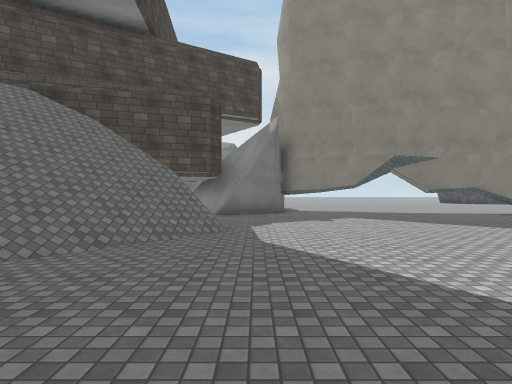
View 1 (above)

24 first-person views from a walk through a Unity game level. The camera is 1.5 m above the floor, looks level and sees 75° across. The floor is counted in squares, 2 m on a side. Each view is taken from the middle of a square. On the plan, view 1 faces up. The plan holds only what a view shows up to about 11 squares ahead; the rest is blank. The place goes on beyond the plan. The player is left out. Some animated figures are not drawn. Surface patterns are stand-ins for the level's own textures.

View 2
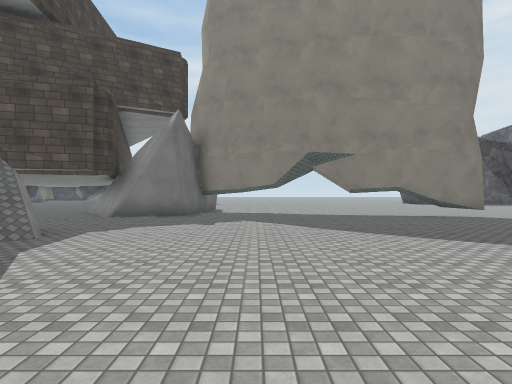

View 3
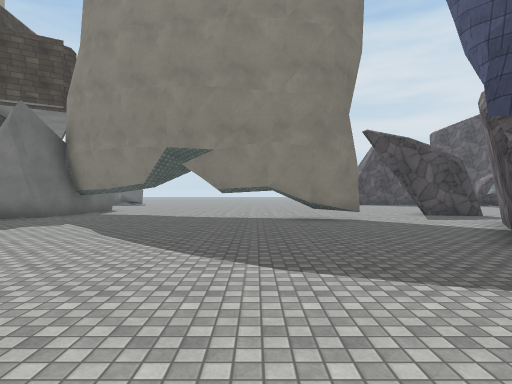

View 4
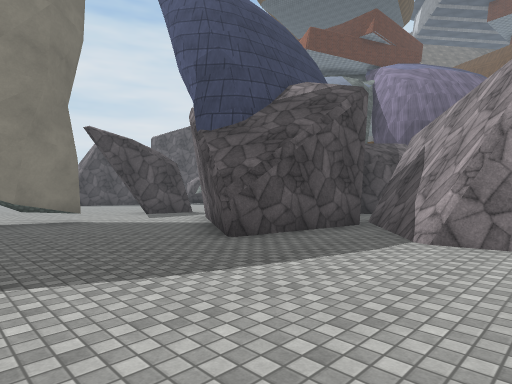

View 5
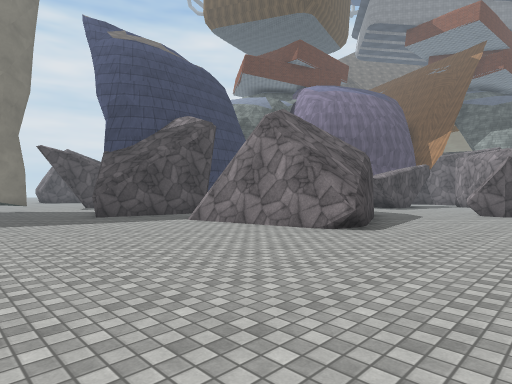

View 6
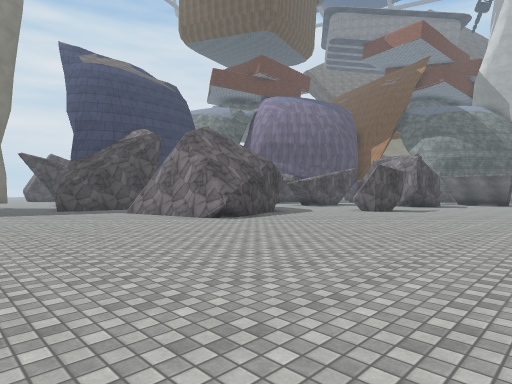

View 7
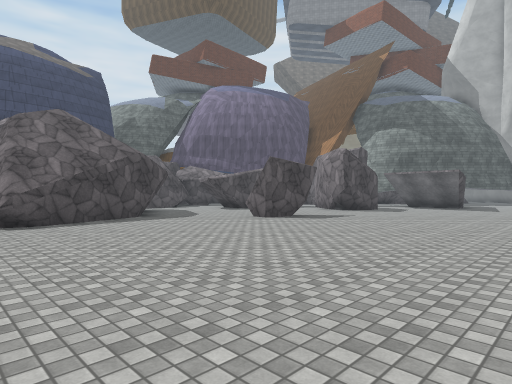

View 8
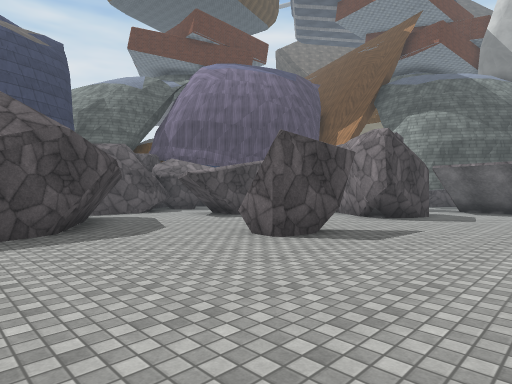

View 9
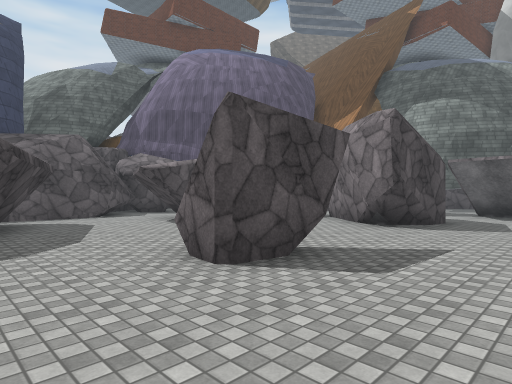

View 10
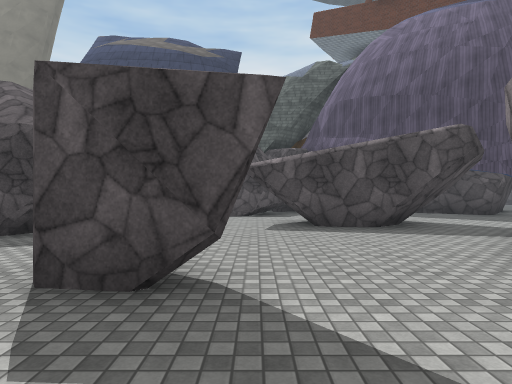

View 11
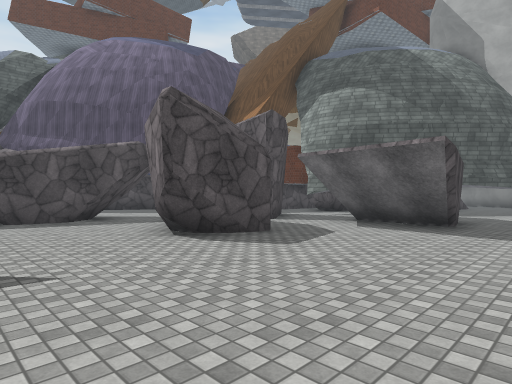

View 12
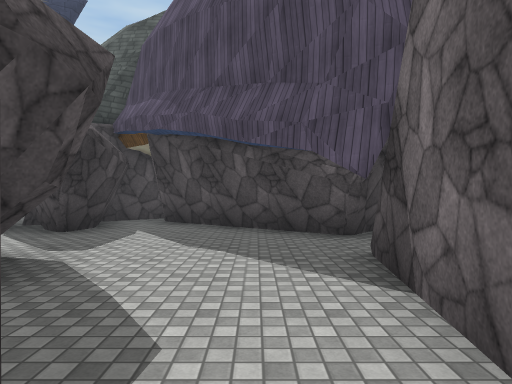

View 13
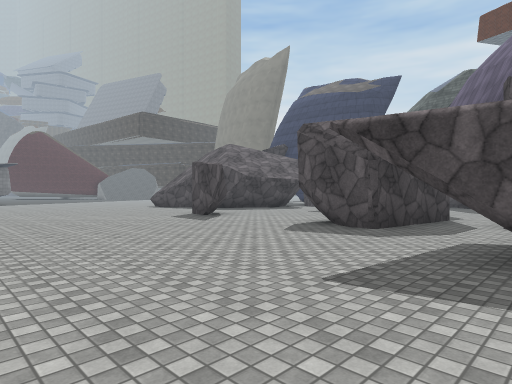

View 14
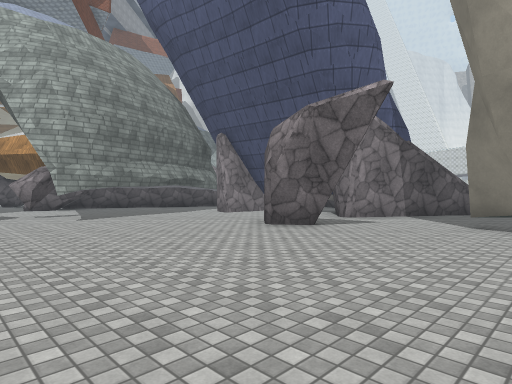

View 15
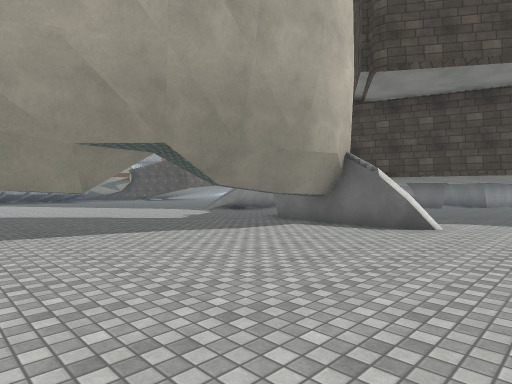

View 16
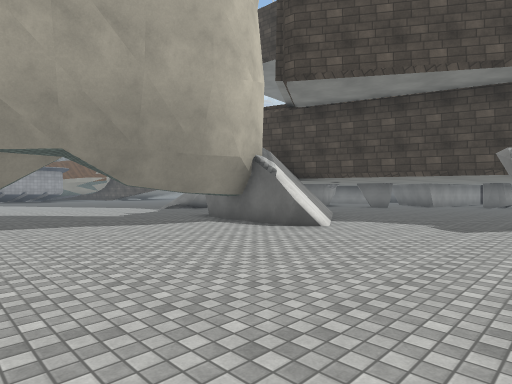

View 17
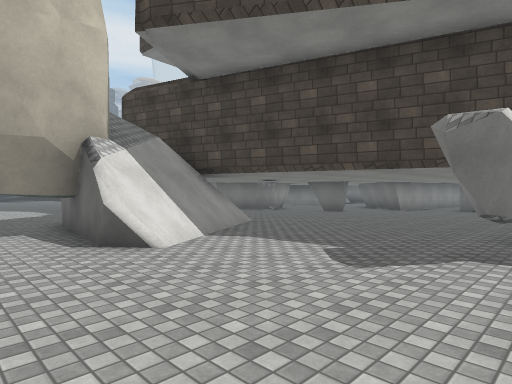

View 18
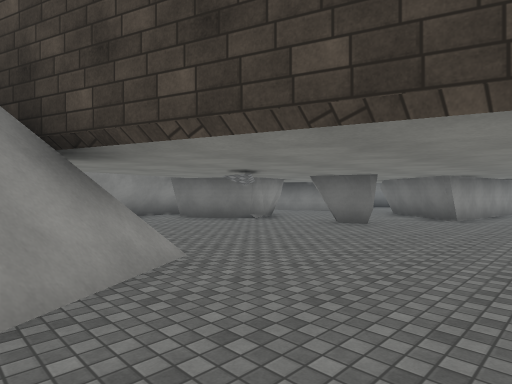

View 19
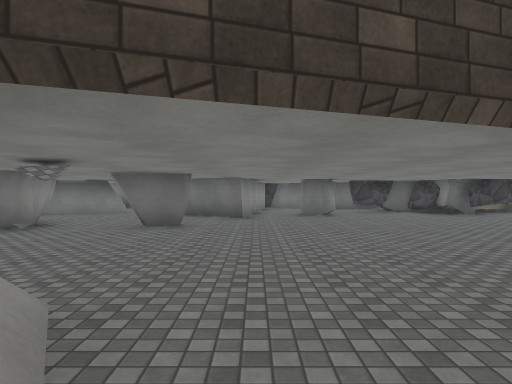

View 20
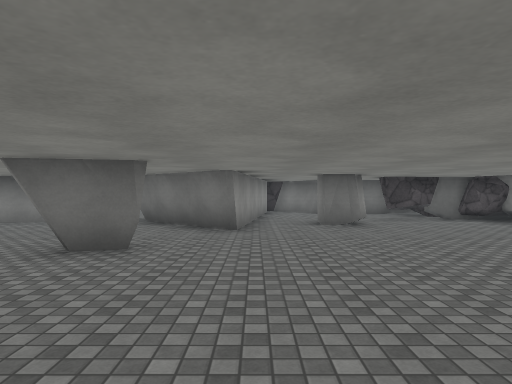

View 21
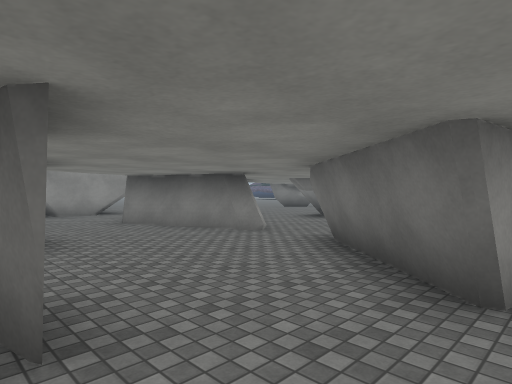

View 22
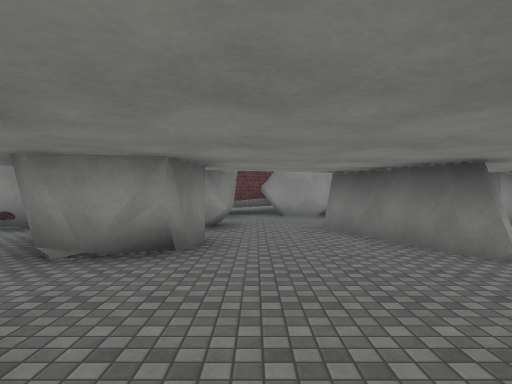

View 23
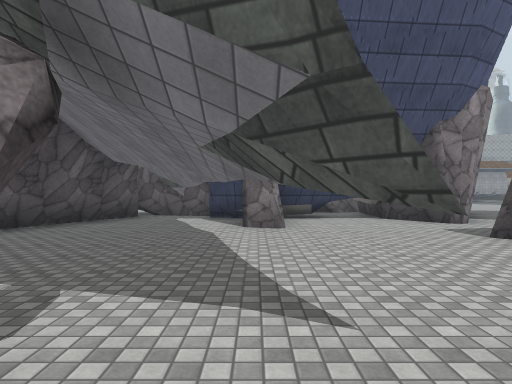

View 24
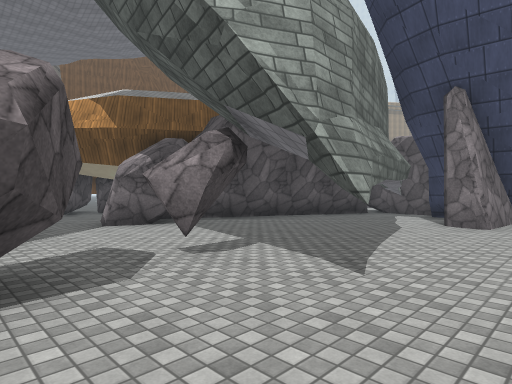

### Floor plan
Key: @ floor where view 1 was taken; # wall or solid block; . floor; / step, stairs or slope; = window, fence, low wall or low ledge.
Columns run from 16 left of view 1 to 29 right of it. Each row starts with its distance up from view 1.
 20   ##......     .........
 19   .#...........#.............   ...#
 18    ...................................
 17  ...#..............................#......
 16  .................................#....##...#
 15  ###............##.....................#  ..
 14    ###........####.....................#
 13    ##...#.....# ###.........###........##
 12    #..........###.....#................#
 11   .............##.......##........#....#
 10 ...#...###.. ................#....#...###
  9 #..##..###..  ..............#########.###
  8 ..  #...  /////.............##### ##..#####
  7  #  #..###/////=...........## ### #######.###
  6     ...#   /////............#####  ###.#....##
  5     ....    ///...............##   ...........
  4    ##.//     /...............##    ...#  ....
  3     ##       /...............#    #...####..#
  2               .......  ......#   ##.....##..#
  1                ... .    .....# ###..........#
  0                 @      ......###.........##.##
 -1                        ..................##...
 -2                        .............#...###...
 -3                        .....................##
 -4                        .....................##
 -5                        .....................##
 -6                        .......................
 -7                        .......................
 -8                        .......................
 -9                             .....        .....

Where each view was taken, in squares from view 1:
view 1: 0 up, 0 right, facing up
view 2: 1 up, 3 right, facing up
view 3: 2 up, 7 right, facing up
view 4: 2 up, 7 right, facing up-right
view 5: 4 down, 7 right, facing up-right
view 6: 8 down, 7 right, facing up-right
view 7: 9 down, 12 right, facing up-right
view 8: 6 down, 15 right, facing up-right
view 9: 5 down, 17 right, facing up-right
view 10: 5 down, 21 right, facing up
view 11: 7 down, 21 right, facing up-right
view 12: 0 up, 27 right, facing up
view 13: 9 down, 29 right, facing up-left
view 14: 19 up, 8 right, facing down-right
view 15: 18 up, 8 right, facing down-left
view 16: 20 up, 7 right, facing down-left
view 17: 20 up, 3 right, facing down-left
view 18: 17 up, 1 left, facing down-left
view 19: 15 up, 1 left, facing left
view 20: 15 up, 4 left, facing left
view 21: 15 up, 8 left, facing down-left
view 22: 14 up, 10 left, facing down
view 23: 18 up, 18 right, facing down
view 24: 19 up, 16 right, facing down-right
